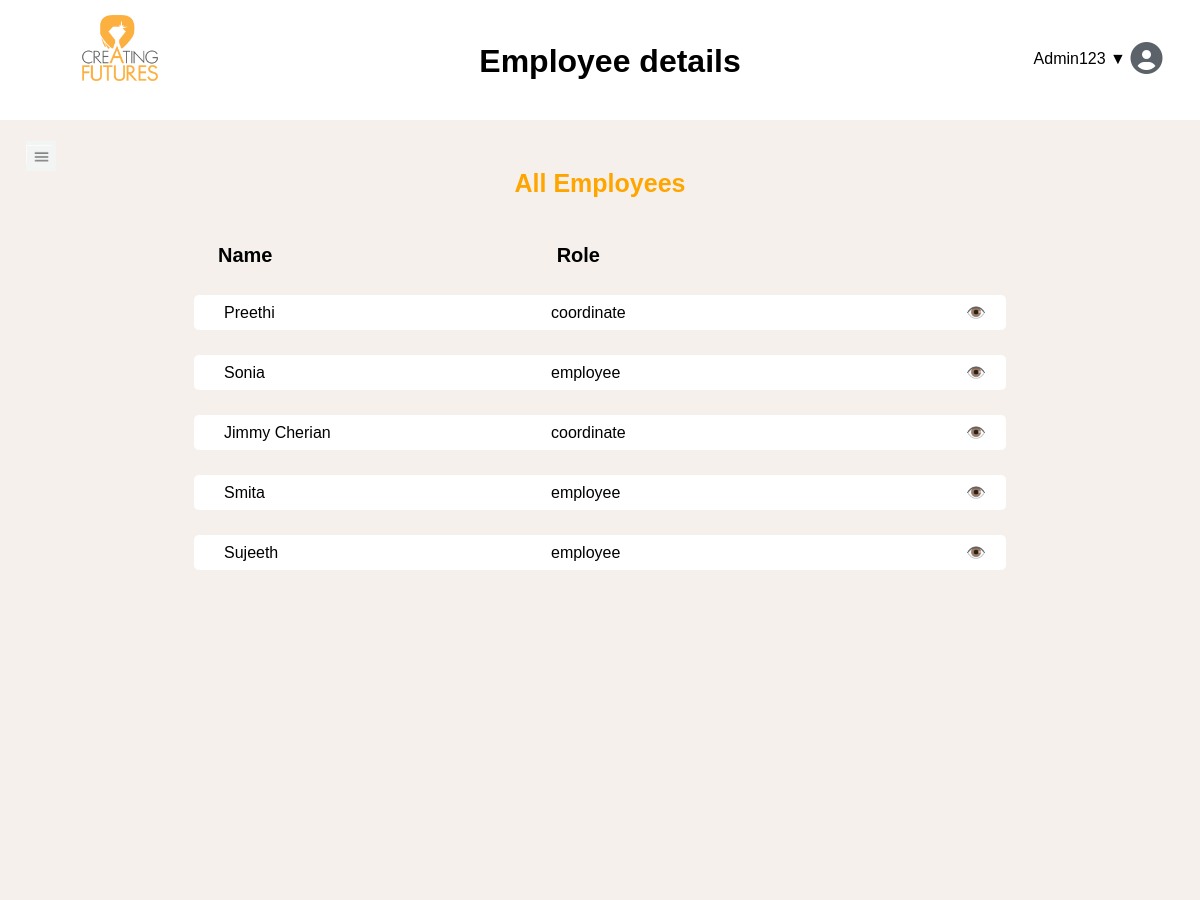
Before: /admin_module/ (signed in, upper part) with the older database file.
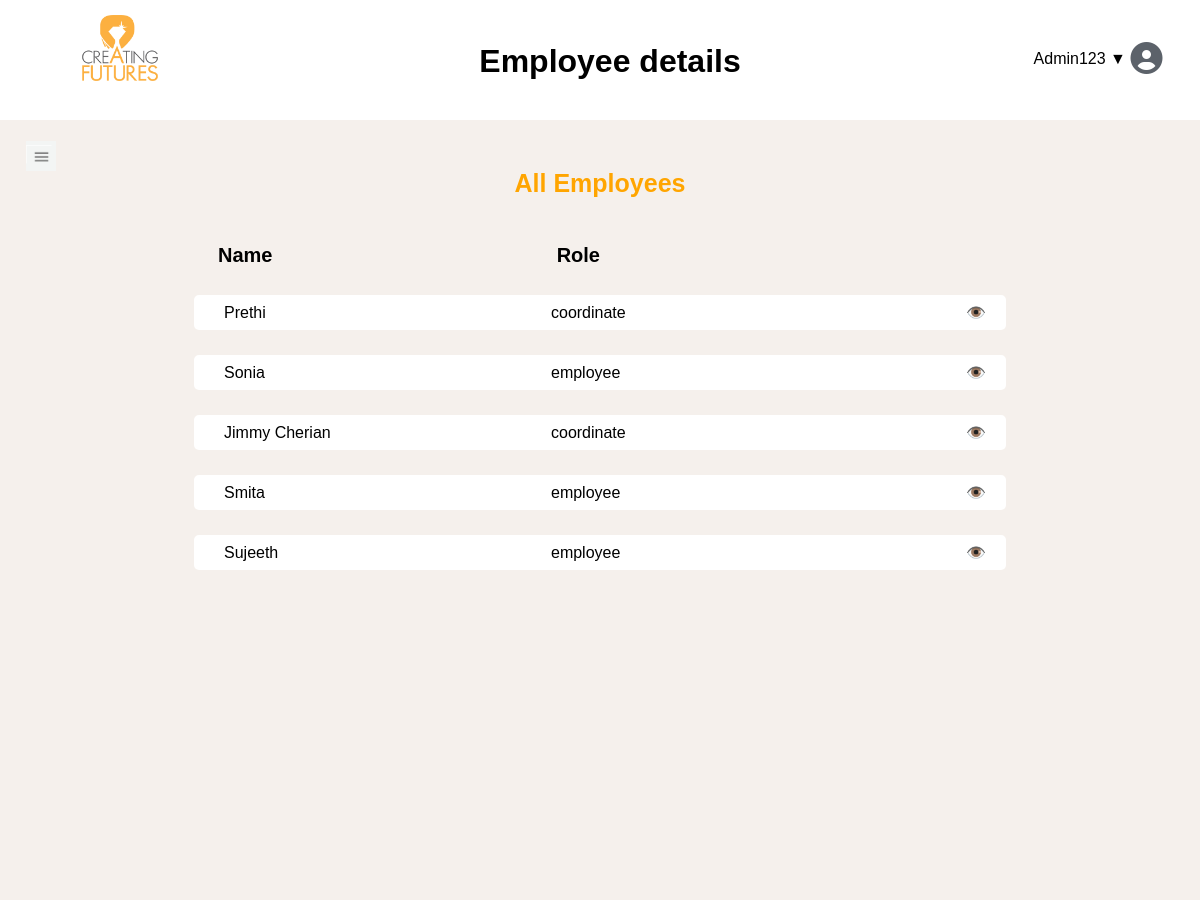
After: the same page with the newer database file.
### Emp_app/models.py (models this page shows)
class EmpDetails(models.Model):
    emp_id = models.AutoField(db_column='EMP_ID', primary_key=True, blank=True)  # Field name made lowercase.
    username = models.ForeignKey('AuthUser', models.DO_NOTHING, db_column='username', to_field='username', blank=True, null=True)
    fullname = models.CharField(max_length=255,blank=True, null=True)
    address = models.CharField(blank=True, null=True,max_length=255)
    dob = models.CharField(max_length=255,db_column='Dob', blank=True, null=True)  # Field name made lowercase.
    phone_number = models.IntegerField(db_column='Phone_Number', blank=True, null=True)  # Field name made lowercase.
    email_id = models.CharField(max_length=255,db_column='Email_Id', blank=True, null=True)  # Field name made lowercase.
    gender = models.CharField(max_length=255,db_column='Gender', blank=True, null=True)  # Field name made lowercase.
    center = models.CharField(max_length=100,db_column='Center', blank=True, null=True)  # Field name made lowercase.
    designation = models.CharField(max_length=255,db_column='Designation', blank=True, null=True)  # Field name made lowercase.
    date_of_joining = models.CharField(max_length=255,db_column='Date_of_Joining', blank=True, null=True)  # Field name made lowercase.
    education_qualification = models.CharField(max_length=255,db_column='Education_Qualification', blank=True, null=True)  # Field name made lowercase.
    status = models.IntegerField(db_column='Status', blank=True, null=True)  # Field name made lowercase.
    resource_type = models.IntegerField(db_column='Resource_Type', blank=True, null=True)  # Field name made lowercase.
    date_of_resigning = models.CharField(max_length=255,db_column='Date_of_resigning', blank=True, null=True)  # Field name made lowercase.
    bank_name = models.CharField(max_length=255,db_column='Bank_Name', blank=True, null=True)  # Field name made lowercase.
    name_as_per_bank = models.CharField(max_length=255,db_column='Name_As_per_Bank', blank=True, null=True)  # Field name made lowercase.
    account_number = models.CharField(db_column='Account_Number', blank=True, null=True, max_length=255)  # Field name made lowercase.
    ifsc = models.CharField(max_length=255,db_column='IFSC', blank=True, null=True)  # Field name made lowercase.
    branch = models.CharField(max_length=255,db_column='Branch', blank=True, null=True)  # Field name made lowercase.
    account_type = models.IntegerField(db_column='Account_Type', blank=True, null=True)  # Field name made lowercase.
    class Meta:
        managed = False
        db_table = 'Emp_details'

### Emp_app/views.py (the view)
# urls.py: path('admin_module/', admin_module, name='admin_module'),
@login_required
def admin_module(request):
    employees = EmpDetails.objects.all()
    return render(request, "Emp_app/admin_module.html", {'employees': employees})

### Emp_app/templates/Emp_app/admin_module.html (shortened to what this page needs)
{% extends "Emp_app/base.html" %}
{% block header %}
<div class="fixed-header">
    <h1 style=" margin-top: -25px; ">Employee details</h1>
</div>
{% endblock %}
{% block content %}
{% if user.is_staff %}
<div class="container">
    <h1 class="main-header">All Employees</h1><br /><br />
    <div class="employee-header">
        <div class="name">Name</div>
        <div class="role">Role</div>
    </div><br />
    {% for employee in employees %}
    <div class="employee">
        <div class="name">{{ employee.fullname }}</div>
        <div class="role_name" style="margin-right: 34%;">{{ employee.designation }}</div>
        <div onclick="navigateToEmployeePage('{{employee.emp_id}}')" class="fst_eyeIcon" data-emp-id="{{ employee.emp_id }}">👁️</div>
    </div>
    {% endfor %}
</div>
{% else %}
<p>You don't have permission to view this page.</p>
{% endif %}
{% endblock %}

Changed rows visible on the page:
changed EmpDetails: fullname "Preethi" → "Prethi"
